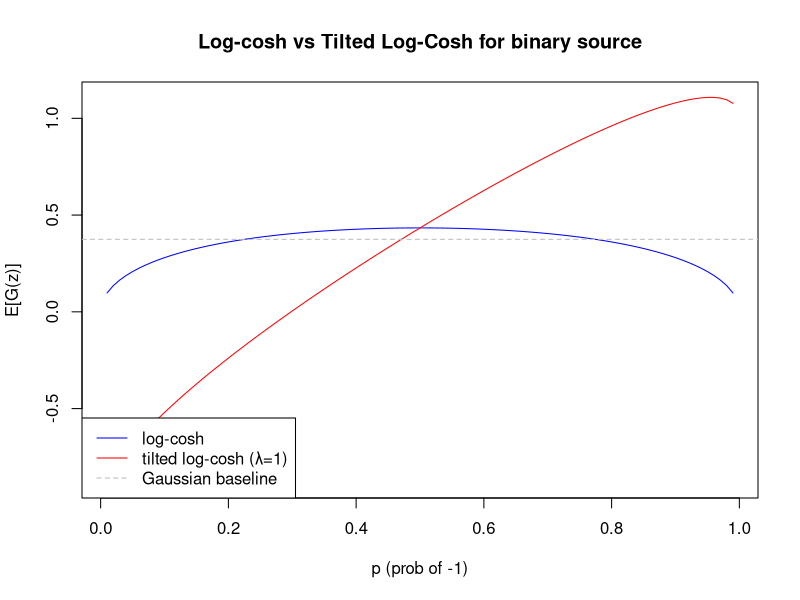
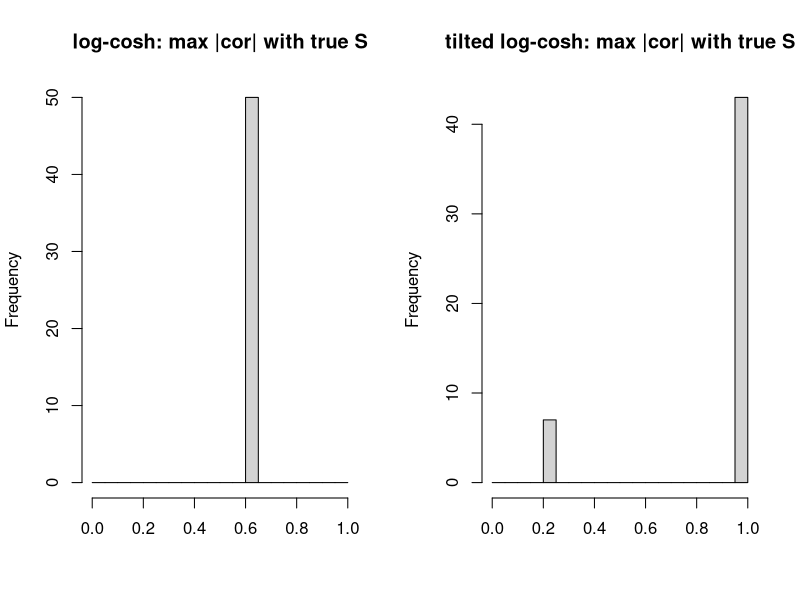
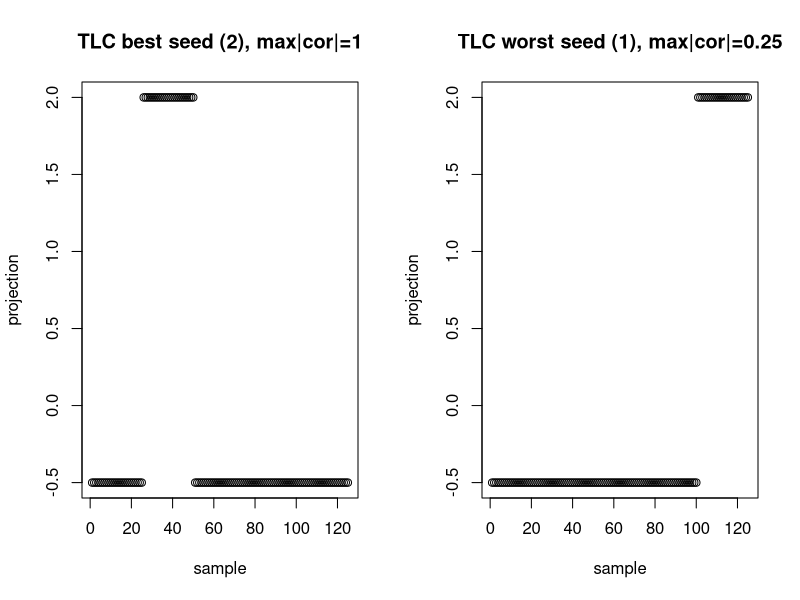
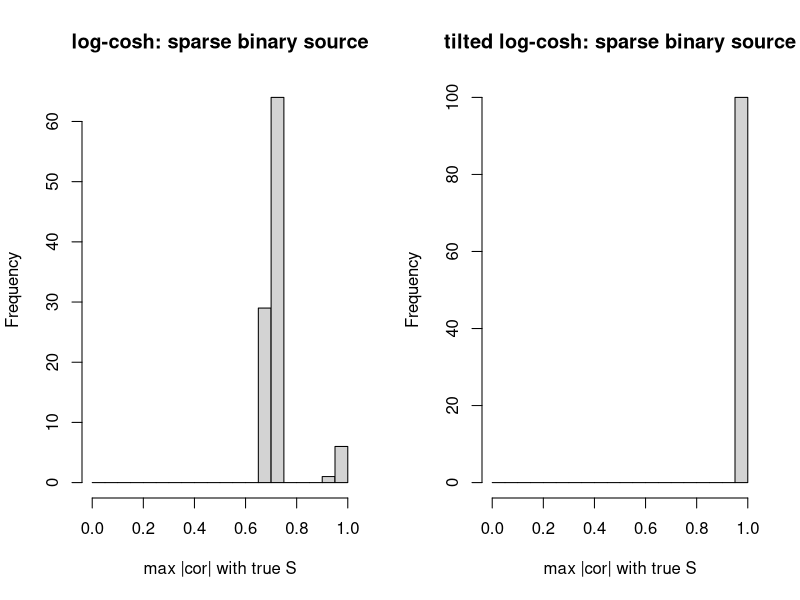

Write R code to recreate these figures, in order.
## ---- chunk 1
# Standard log-cosh FastICA (single component, rank-1 update)
fastica_r1update = function(X, w) {
  w = w / sqrt(sum(w^2))
  P = t(X) %*% w
  G  = tanh(P)
  G2 = 1 - tanh(P)^2
  w  = X %*% G - mean(G2) * ncol(X) * w
  w / sqrt(sum(w^2))
}

compute_objective = function(X, w) {
  P = t(X) %*% w
  mean(log(cosh(P)))
}

# Tilted log-cosh FastICA (single component)
fastica_r1update_tlc = function(X, w, lambda = 1) {
  w = w / sqrt(sum(w^2))
  P = t(X) %*% w
  G  = tanh(P) + 2 * lambda * abs(P)
  G2 = 1 - tanh(P)^2 + 2 * lambda * sign(P)
  w  = X %*% G - mean(G2) * ncol(X) * w
  w / sqrt(sum(w^2))
}

compute_objective_tlc = function(X, w, lambda = 1) {
  P = t(X) %*% w
  mean(log(cosh(P)) + lambda * abs(P) * P)
}

prewhiten = function(X, n.comp) {
  X = X - rowMeans(X)
  sqrt(ncol(X)) * t(svd(X)$v[, 1:n.comp])
}

run_seeds = function(X, S_true, update_fn, obj_fn, n_seeds = 50, n_iter = 200, ...) {
  obj    = numeric(n_seeds)
  maxcor = numeric(n_seeds)
  for (seed in seq_len(n_seeds)) {
    set.seed(seed)
    w = rnorm(nrow(X))
    for (i in seq_len(n_iter))
      w = update_fn(X, w, ...)
    obj[seed]    = obj_fn(X, w, ...)
    maxcor[seed] = max(abs(cor(t(S_true), t(X) %*% w)))
  }
  list(obj = obj, maxcor = maxcor)
}
## ---- chunk 2
# E[log(cosh(z))] for a standardized binary source with P(x=-1)=p
expected_logcosh = function(p) {
  z_neg =  -sqrt((1 - p) / p)
  z_pos =   sqrt(p / (1 - p))
  p * log(cosh(z_neg)) + (1 - p) * log(cosh(z_pos))
}

expected_tlc = function(p, lambda = 1) {
  expected_logcosh(p) + lambda * (2 * p - 1)
}

log_cosh_stable = function(z) abs(z) + log1p(exp(-2 * abs(z))) - log(2)
gaussian_baseline = integrate(function(z) log_cosh_stable(z) * dnorm(z), -Inf, Inf)$value

pvec = seq(0.01, 0.99, by = 0.01)
lc  = sapply(pvec, expected_logcosh)
tlc = sapply(pvec, expected_tlc)

plot(pvec, lc, type = "l", col = "blue", ylim = range(c(lc, tlc)),
     xlab = "p (prob of -1)", ylab = "E[G(z)]",
     main = "Log-cosh vs Tilted Log-Cosh for binary source")
lines(pvec, tlc, col = "red")
abline(h = gaussian_baseline, lty = 2, col = "gray")
legend("bottomleft", c("log-cosh", "tilted log-cosh (λ=1)", "Gaussian baseline"),
       col = c("blue","red","gray"), lty = c(1,1,2))
## ---- chunk 3
set.seed(10)
n = 200
p = 1000
k = 1
A = matrix(rnorm(p * k), nrow = p)
S_rad = matrix(sample(c(-1, 1), n, replace = TRUE), nrow = 1)
X_rad = A %*% S_rad
Z_rad = sqrt(n) * t(svd(X_rad)$v[, 1:k, drop = FALSE])

res_lc_rad  = run_seeds(Z_rad, S_rad, fastica_r1update,     compute_objective,     n_seeds = 50)
res_tlc_rad = run_seeds(Z_rad, S_rad, fastica_r1update_tlc, compute_objective_tlc, n_seeds = 50)

cat("log-cosh  : mean max|cor| =", round(mean(res_lc_rad$maxcor),  3),
    " fraction > 0.9:", mean(res_lc_rad$maxcor  > 0.9), "\n")
cat("tilted lc : mean max|cor| =", round(mean(res_tlc_rad$maxcor), 3),
    " fraction > 0.9:", mean(res_tlc_rad$maxcor > 0.9), "\n")
## ---- chunk 4
set.seed(1)
n = 125
p = 1000
k = 4
A = matrix(rnorm(p * k), nrow = p)
S = matrix(0, nrow = k, ncol = n)
S[1, 1:25]    = 1
S[2, 26:50]   = 1
S[3, 51:75]   = 1
S[4, 76:100]  = 1
X  = A %*% S
Z  = prewhiten(X, k)

res_lc  = run_seeds(Z, S, fastica_r1update,     compute_objective)
res_tlc = run_seeds(Z, S, fastica_r1update_tlc, compute_objective_tlc)

par(mfrow = c(1, 2))
hist(res_lc$maxcor,  breaks = seq(0, 1, by = 0.05), main = "log-cosh: max |cor| with true S",  xlab = "")
hist(res_tlc$maxcor, breaks = seq(0, 1, by = 0.05), main = "tilted log-cosh: max |cor| with true S", xlab = "")
par(mfrow = c(1, 1))
## ---- chunk 5
get_projection = function(X, seed, update_fn, n_iter = 200, ...) {
  set.seed(seed)
  w = rnorm(nrow(X))
  for (i in seq_len(n_iter))
    w = update_fn(X, w, ...)
  as.vector(t(X) %*% w)
}

best_seed  = which.max(res_tlc$maxcor)
worst_seed = which.min(res_tlc$maxcor)

proj_best  = get_projection(Z, best_seed,  fastica_r1update_tlc)
proj_worst = get_projection(Z, worst_seed, fastica_r1update_tlc)

par(mfrow = c(1, 2))
plot(proj_best,  main = paste0("TLC best seed (", best_seed, "), max|cor|=",
     round(res_tlc$maxcor[best_seed], 3)), xlab = "sample", ylab = "projection")
plot(proj_worst, main = paste0("TLC worst seed (", worst_seed, "), max|cor|=",
     round(res_tlc$maxcor[worst_seed], 3)), xlab = "sample", ylab = "projection")
par(mfrow = c(1, 1))
## ---- chunk 6
set.seed(2)
n   = 500
p   = 1000
k   = 4
prob_active = 0.2  # 20% of samples are "on" per source

A = matrix(rnorm(p * k), nrow = p)
S_sparse = matrix(0, nrow = k, ncol = n)
for (j in 1:k)
  S_sparse[j, sample(n, round(prob_active * n))] = 1

X_sp = A %*% S_sparse
Z_sp = prewhiten(X_sp, k)

res_lc_sp  = run_seeds(Z_sp, S_sparse, fastica_r1update,     compute_objective,     n_seeds = 100)
res_tlc_sp = run_seeds(Z_sp, S_sparse, fastica_r1update_tlc, compute_objective_tlc, n_seeds = 100)

cat("log-cosh:    mean max|cor| =", round(mean(res_lc_sp$maxcor),  3),
    " fraction > 0.9:", mean(res_lc_sp$maxcor  > 0.9), "\n")
cat("tilted lc:   mean max|cor| =", round(mean(res_tlc_sp$maxcor), 3),
    " fraction > 0.9:", mean(res_tlc_sp$maxcor > 0.9), "\n")

par(mfrow = c(1, 2))
hist(res_lc_sp$maxcor,  breaks = seq(0, 1, by = 0.05),
     main = "log-cosh: sparse binary source",    xlab = "max |cor| with true S")
hist(res_tlc_sp$maxcor, breaks = seq(0, 1, by = 0.05),
     main = "tilted log-cosh: sparse binary source", xlab = "max |cor| with true S")
par(mfrow = c(1, 1))
## ---- chunk 7
fastica_deflation = function(X, k, update_fn, obj_fn, n_iter = 200, n_starts = 5, ...) {
  W = matrix(0, nrow(X), k)
  for (comp in seq_len(k)) {
    best_obj = -Inf
    best_w   = NULL
    for (s in seq_len(n_starts)) {
      set.seed(s + comp * 1000)
      w = rnorm(nrow(X))
      # project out already-found components
      if (comp > 1)
        w = w - W[, 1:(comp-1), drop=FALSE] %*% (t(W[, 1:(comp-1), drop=FALSE]) %*% w)
      w = w / sqrt(sum(w^2))
      for (i in seq_len(n_iter)) {
        w = update_fn(X, w, ...)
        # deflate
        if (comp > 1)
          w = w - W[, 1:(comp-1), drop=FALSE] %*% (t(W[, 1:(comp-1), drop=FALSE]) %*% w)
        w = w / sqrt(sum(w^2))
      }
      o = obj_fn(X, w, ...)
      if (o > best_obj) { best_obj = o; best_w = w }
    }
    W[, comp] = best_w
  }
  W
}

# Extract 4 components on the sparse simulation
W_lc  = fastica_deflation(Z_sp, k, fastica_r1update,     compute_objective)
W_tlc = fastica_deflation(Z_sp, k, fastica_r1update_tlc, compute_objective_tlc)

cor_lc  = cor(t(S_sparse), t(Z_sp) %*% W_lc)
cor_tlc = cor(t(S_sparse), t(Z_sp) %*% W_tlc)

cat("log-cosh deflation — max |cor| per true source:\n")
print(round(apply(abs(cor_lc),  1, max), 3))

cat("tilted log-cosh deflation — max |cor| per true source:\n")
print(round(apply(abs(cor_tlc), 1, max), 3))
## ---- chunk 8
set.seed(1)
n = 100
p = 1000
K = 9
L = matrix(0, nrow = n, ncol = K)
for (i in 1:K) L[sample(n, 20), i] = 1
FF = matrix(rnorm(p * K), nrow = p, ncol = K)
X9 = t(L %*% t(FF) + rnorm(n * p, 0, 0.01))  # p x n
Z9 = prewhiten(X9, K)

W9_lc  = fastica_deflation(Z9, K, fastica_r1update,     compute_objective,     n_starts = 10)
W9_tlc = fastica_deflation(Z9, K, fastica_r1update_tlc, compute_objective_tlc, n_starts = 10)

cor9_lc  = cor(L, t(Z9) %*% W9_lc)
cor9_tlc = cor(L, t(Z9) %*% W9_tlc)

cat("log-cosh — max |cor| per true source:\n")
print(round(apply(abs(cor9_lc),  2, max), 3))

cat("tilted log-cosh — max |cor| per true source:\n")
print(round(apply(abs(cor9_tlc), 2, max), 3))
